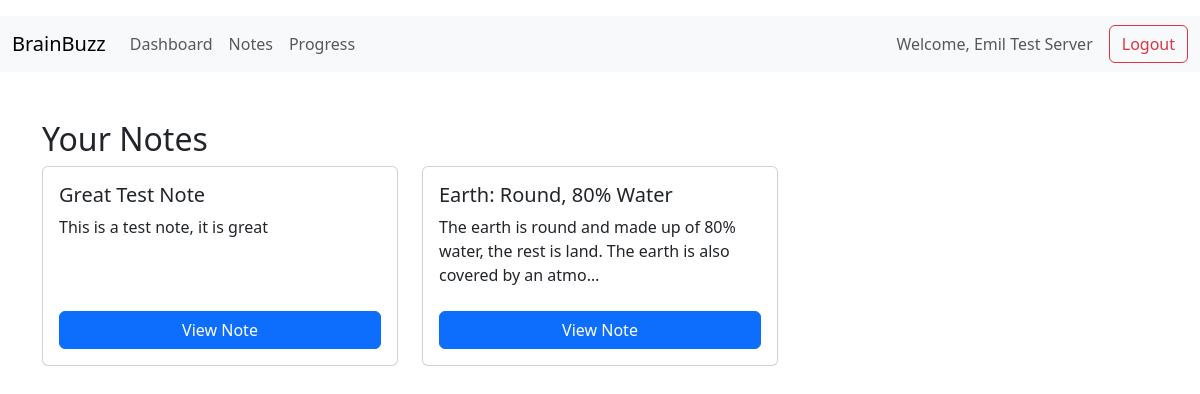
Screenshot of /notes/ (signed in) with the database file from the repository.
### base/models.py (models this page shows, shortened)
class CustomUser(AbstractUser):
    full_name = models.CharField(max_length=255)
    email = models.EmailField(unique=True)
    USERNAME_FIELD = "email"
    REQUIRED_FIELDS = ["full_name"]

class Note(models.Model):
    user = models.ForeignKey(settings.AUTH_USER_MODEL, on_delete=models.CASCADE)
    title = models.CharField(max_length=255)
    content = models.TextField()
    timestamp = models.DateTimeField(auto_now_add=True)

### base/views.py (the view)
# urls.py: path("notes/", notes, name="notes"),
@login_required
def notes(request):
    if request.method == 'POST':
        form = NoteForm(request.POST)
        if form.is_valid():
            note = form.save(commit=False)
            note.user = request.user
            note.save()
            return redirect('base:notes')
    else:
        form = NoteForm()
    notes = Note.objects.filter(user=request.user).order_by('-timestamp')
    return render(request, "notes.html", {'form': form, 'notes': notes})

### base/templates/notes.html (shortened to what this page needs)
{% extends "base.html" %}
{% block content %}
<header>
    <nav class="navbar navbar-expand-lg navbar-light bg-light">
        <div class="container-fluid">
            <a class="navbar-brand" href="{% url 'base:dashboard' %}">BrainBuzz</a>
            <div class="collapse navbar-collapse" id="navbarNav">
                <ul class="navbar-nav me-auto mb-2 mb-lg-0">
                    <li class="nav-item">
                        <a class="nav-link" href="{% url 'base:dashboard' %}">Dashboard</a>
                    </li>
                    <li class="nav-item">
                        <a class="nav-link" href="{% url 'base:notes' %}">Notes</a>
                    </li>
                    <li class="nav-item">
                        <a class="nav-link" href="{% url 'base:progress' %}">Progress</a>
                    </li>
                </ul>
                <span class="navbar-text me-3">
                    Welcome, {{ request.user.full_name }}
                </span>
                <a href="{% url 'base:user_logout' %}" class="btn btn-outline-danger">Logout</a>
            </div>
        </div>
    </nav>
</header>
<div class="container mt-5">
    <h2>Your Notes</h2>
    <div class="row">
        {% if notes %}
            {% for note in notes %}
                <div class="col-md-4">
                    <div class="card mb-3 note-card">
                        <div class="card-body d-flex flex-column">
                            <h5 class="card-title">{{ note.title }}</h5>
                            <p class="card-text flex-grow-1">{{ note.content|truncatechars:100 }}</p>
                            <a href="{% url 'base:note_detail' note.id %}" class="btn btn-primary mt-auto">View Note</a>
                        </div>
                    </div>
                </div>
            {% endfor %}
        {% else %}
            <div class="col">
                <p>You have not created any notes yet.</p>
            </div>
        {% endif %}
    </div>
</div>
{% endblock content %}

### base/static/css/style.css (style rules this page uses)
html, body { height: 100%; }
body { background-color: #fff; }

### base/templates/notes.html (style rules this page uses)
.note-card { min-height: 200px; display: flex; flex-direction: column; }
.note-card .card-body { flex-grow: 1; display: flex; flex-direction: column; }
.note-card .card-text { flex-grow: 1; overflow: hidden; text-overflow: ellipsis; display: -webkit-box; -webkit-line-clamp: 4; -webkit-box-orient: vertical; }

### rows the page displays
CustomUser: user.full_name "Emil Test Server"
Note: title "Great Test Note", content "This is a test note, it is great"
Note: title "Earth: Round, 80% Water", content "The earth is round and made up of 80% water, the rest is land. The earth is also covered by an atmo…"
